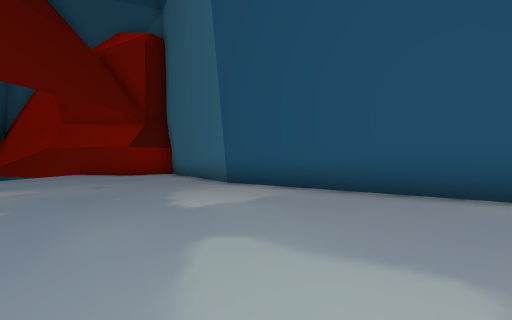
view 1 (above)

17 first-person views from a walk through a 3-D level made in the Unity game engine. The camera is 1.2 m above the floor, looks level and sees 90° across. The floor is counted in squares, 2 m on a side. Each view is taken from the middle of a square. On the plan, view 1 faces up. The plan holds only what a view shows up to about 9 squares ahead; the rest is blank. The place goes on beyond the plan. The player character is not drawn.

view 2
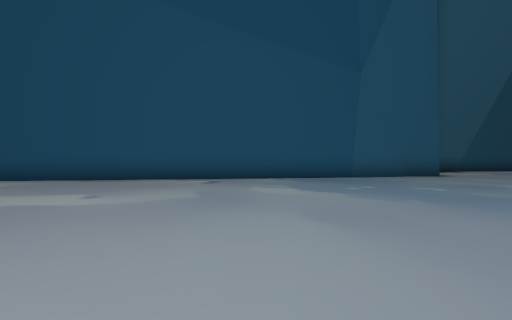

view 3
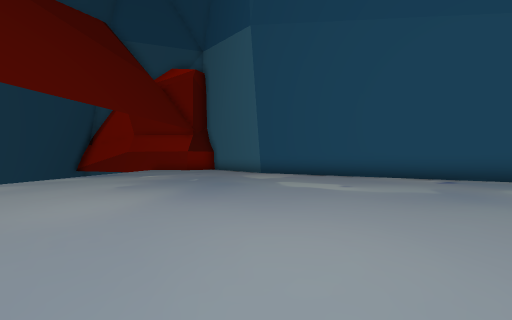

view 4
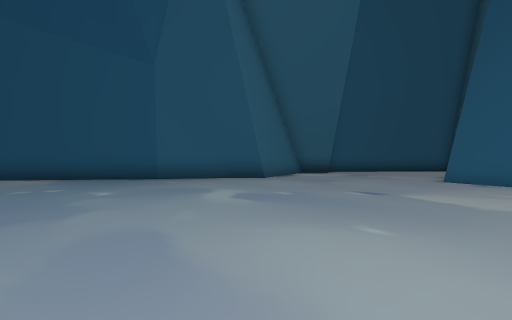

view 5
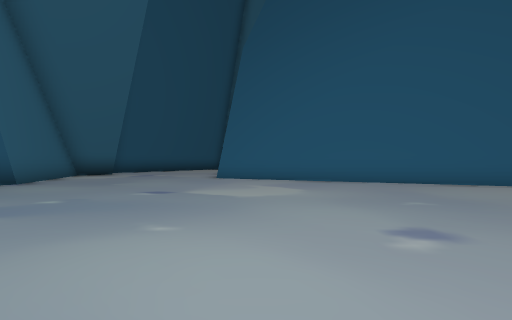

view 6
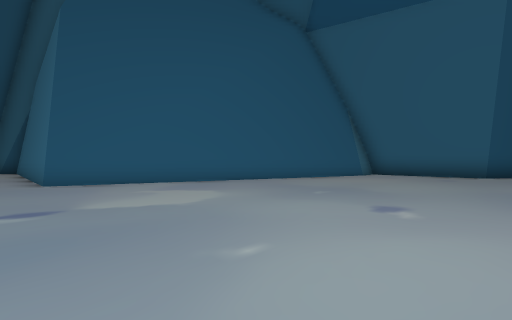

view 7
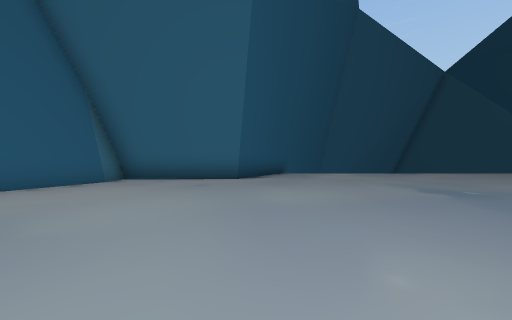

view 8
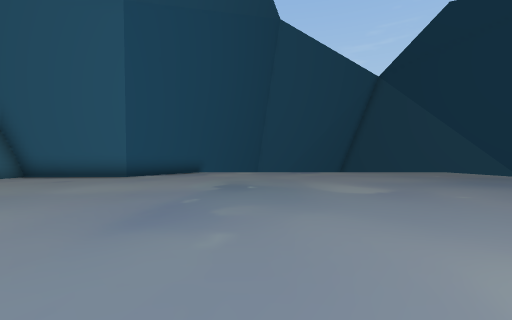

view 9
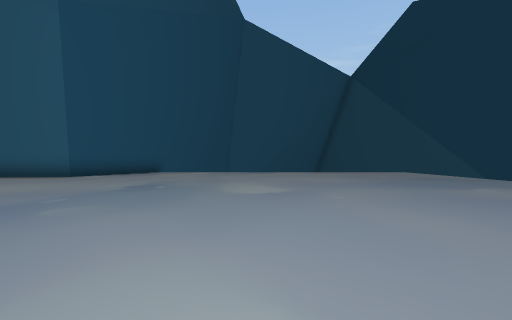

view 10
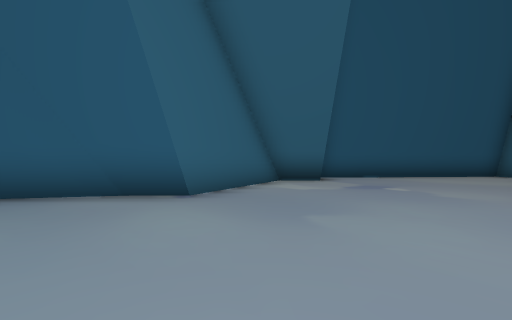

view 11
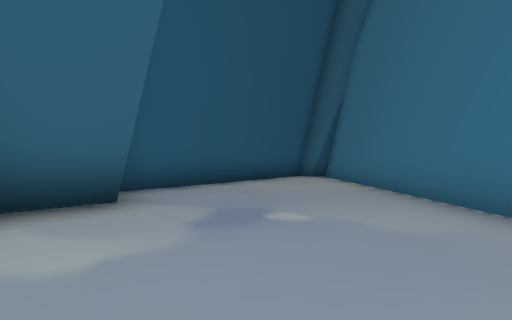

view 12
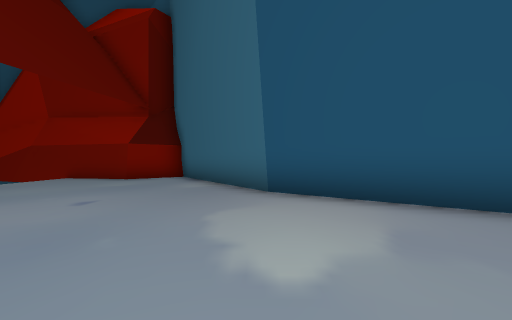

view 13
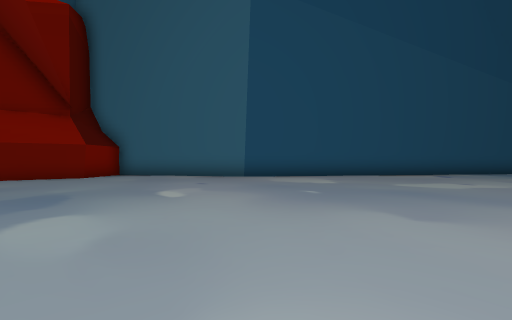

view 14
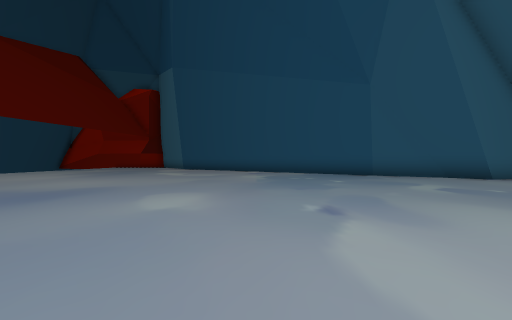

view 15
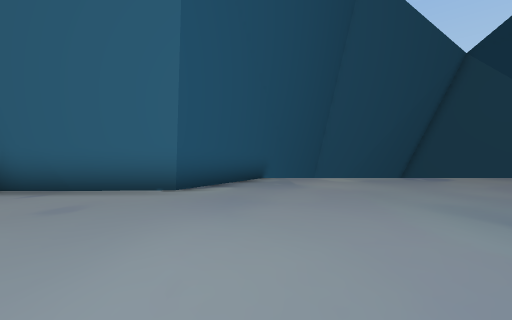

view 16
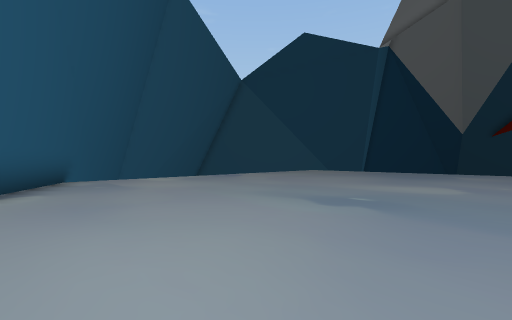

view 17
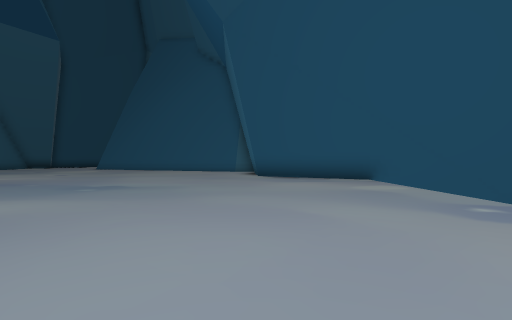

### Floor plan
Points are (right, up) in squares from view 1. A wall is a line through its corners. A room is listed if a view was taken in it or the views show most of it. See-through windows are left out.
Room 1 (views 1, 2, 3, 4, 5, 6, 7, 8, 9, 10, 11, 12, 13, 14, 15, 16, 17)
walls: (10.4, -1.5) (-0.8, 6.8) (-3.6, 11.1) (-5, 10) (-8.2, 10.9); (11.4, -12.8) (13.4, -7.3); (13.1, -8.1) (14, -6.7); (13.8, -6.7) (21, -6.6); (10.1, -16.7) (10.1, -16.3) (11.2, -13.4); (14.6, -1.2) (11, -2.2) (9.9, -1.2); (15.3, -2.5) (14.1, -1.2); (15.4, -2.4) (14.3, -1.2); (4.1, -21.6) (6.5, -17) (10.2, -16.7) (10.3, -16); (-6.4, 10.4) (-8.6, 10.8); (21.5, -5.7) (16.7, -1.6)
low walls: (13.2, -7.6) (13.8, -6.7); (15.5, -2.1) (14.6, -1.2)

Positions as (right, up) in squares from view 1, and headings:
1: (0, 0), facing up
2: (0, -4), facing up-right
3: (-1, -5), facing up
4: (5, -8), facing up-right
5: (5, -8), facing right
6: (6, -6), facing down-right
7: (6, -9), facing down
8: (2, -8), facing down
9: (0, -8), facing down
10: (9, -6), facing up-right
11: (12, -4), facing right
12: (-1, 2), facing up
13: (-7, 0), facing up-right
14: (4, -10), facing up
15: (5, -12), facing down
16: (6, -12), facing down-left
17: (-3, -17), facing right
